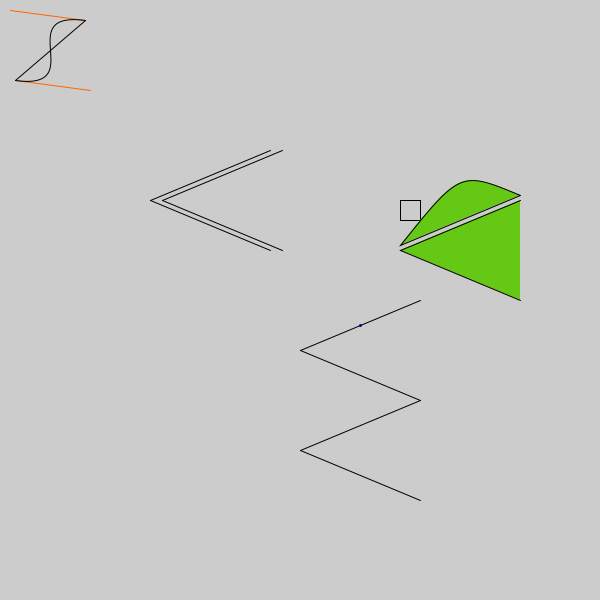
Frame 1 (no input)
Frame 60 (the mouse pressed at the canvas centre just before this capture): identical to frame 1, image omitted
Frame 120 (the mouse held since frame 60 and released just before this capture): identical to frame 1, image omitted

The Processing sketch that drew this single still picture (run headless with seeded random() and noise(); from frame 60 on, the mouse is pressed at the canvas centre):

// Processing sketch: bezier
// ── bezier.pde
int offset = 12;
int digitWidth = 100;
int curve = 25;
int radical = 0;
int digitHeight = 120;
void setup() {
  size(600, 600);


  noFill();
  stroke(255, 102, 0);
  line(85, 20, 10, 10);
  line(90, 90, 15, 80);
  stroke(0, 0, 0);
  bezier(85, 20, 10, 10, 90, 90, 15, 80);
  line(85, 20, 15, 80);


  translate(150, 150);

  line(digitHeight, 0, 0, digitWidth/2);
  line(0, digitWidth/2, digitHeight, digitWidth);

  line(digitHeight+offset, 0, 0+offset, digitWidth/2);
  line(0+offset, digitWidth/2, digitHeight+offset, digitWidth);

  translate(150, 150);
  strokeWeight(3);
  stroke(0, 0, 255);

  line(digitHeight/2, curve, digitHeight/2, digitWidth/2-curve);
  strokeWeight(1);
  stroke(0);
  bezier(digitHeight, 0, digitHeight/2, curve, digitHeight/2, digitWidth/2-curve, 0, digitWidth/2);

  stroke(255, 0, 0);
  strokeWeight(1);
  line(digitHeight/2, digitWidth/2+curve, digitHeight/2, digitWidth-curve);
  stroke(0);
  strokeWeight(1);
  bezier(0, digitWidth/2, digitHeight/2, digitWidth/2+curve, digitHeight/2, digitWidth-curve, digitHeight, digitWidth);


  translate(0, digitWidth);
  line(digitHeight/2-radical, curve, digitHeight/2+radical, digitWidth/2-curve);
  strokeWeight(1);
  stroke(0);
  bezier(digitHeight, 0, digitHeight/2-radical, curve, digitHeight/2+radical, digitWidth/2-curve, 0, digitWidth/2);

  stroke(255, 0, 0);
  strokeWeight(1);
  line(digitHeight/2, digitWidth/2+curve, digitHeight/2, digitWidth-curve);
  stroke(0);
  strokeWeight(1);
  bezier(0, digitWidth/2, digitHeight/2, digitWidth/2+curve, digitHeight/2, digitWidth-curve, digitHeight, digitWidth);

  translate(100, -200);
  rect(0, 0, 20, 20);

  beginShape();
  vertex(digitHeight, 0);
  fill(100,200,20);
  bezierVertex(digitHeight/2-radical, curve, digitHeight/2+radical, digitWidth/2-curve, 0, digitWidth/2);
  bezierVertex(digitHeight/2+radical, digitWidth/2+curve, digitHeight/2-radical, digitWidth-curve, digitHeight, digitWidth);
  endShape();
  
  translate(0, -digitWidth-5);
  
   beginShape();
  vertex(digitHeight, digitWidth);
  fill(100,200,20);
  bezierVertex(digitHeight/2-radical, curve+digitWidth, digitHeight/2+radical, digitWidth/2*3-curve, 0, digitWidth/2*3);
  bezierVertex(digitHeight/2+radical, digitWidth/2+curve, digitHeight/2-radical, digitWidth-curve, digitHeight, digitWidth);
  endShape();
}

void draw() {
}
